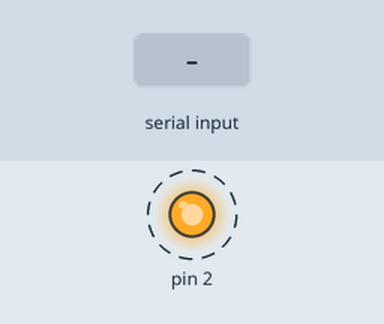
This sketch was run on a simulated Arduino Uno, built with avr-gcc and run on an emulated ATmega328P. Parts: output pins drawn as LEDs (lit = HIGH). Dashed ring = blinking. Inputs (shaded band) come from the test bench. What the sketch prints to the serial monitor is not drawn.

Above: at 1.28 s.
1.3 s: "5\n" received over Serial
At 2.24 s:
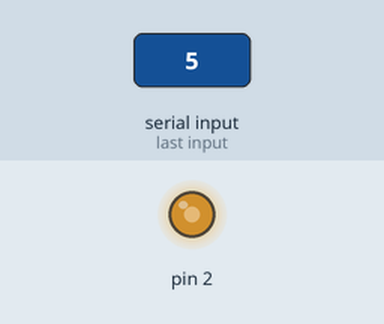
4.3 s: "90,45\n" received over Serial
At 5.0 s:
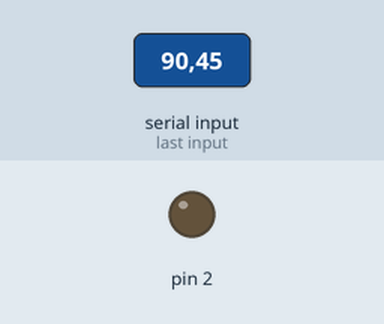
Timing chart, 0 to 13.3 s (numbered marks = the images above; inputs shaded):
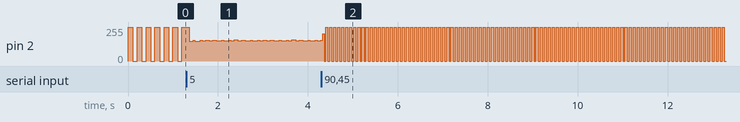

Measured:
- by itself, pin 2: repeats every 0.07 s: 0/255 0.03 s, 255/255 0.05 s

The sketch:

Assignment_4_b.ino
```cpp
void setup() {
  // put your setup code here, to run once:
pinMode(2,OUTPUT);
Serial.begin(9600);

}
long int t1=0,t0=0,tp=0;
int d=100;
int period=2*d;
void blinkled()
{
  if((t1-t0)%(period)<d)
    digitalWrite(2,HIGH);
  else if((t1-t0)%(period)>d)
    digitalWrite(2,LOW);

  }


void loop() {
  // put your main code here, to run repeatedly:
t1= millis();
//Serial.println(t1);

  if(Serial.available()>0)
  {
    d=Serial.parseInt();
    if(Serial.read()=='\n'){
    t0=t1;
    period=2*d;
    }
  }
  blinkled();
  if((t1-tp)>=10000)
{
  tp=millis();
  Serial.println(d);
  }
}
```
